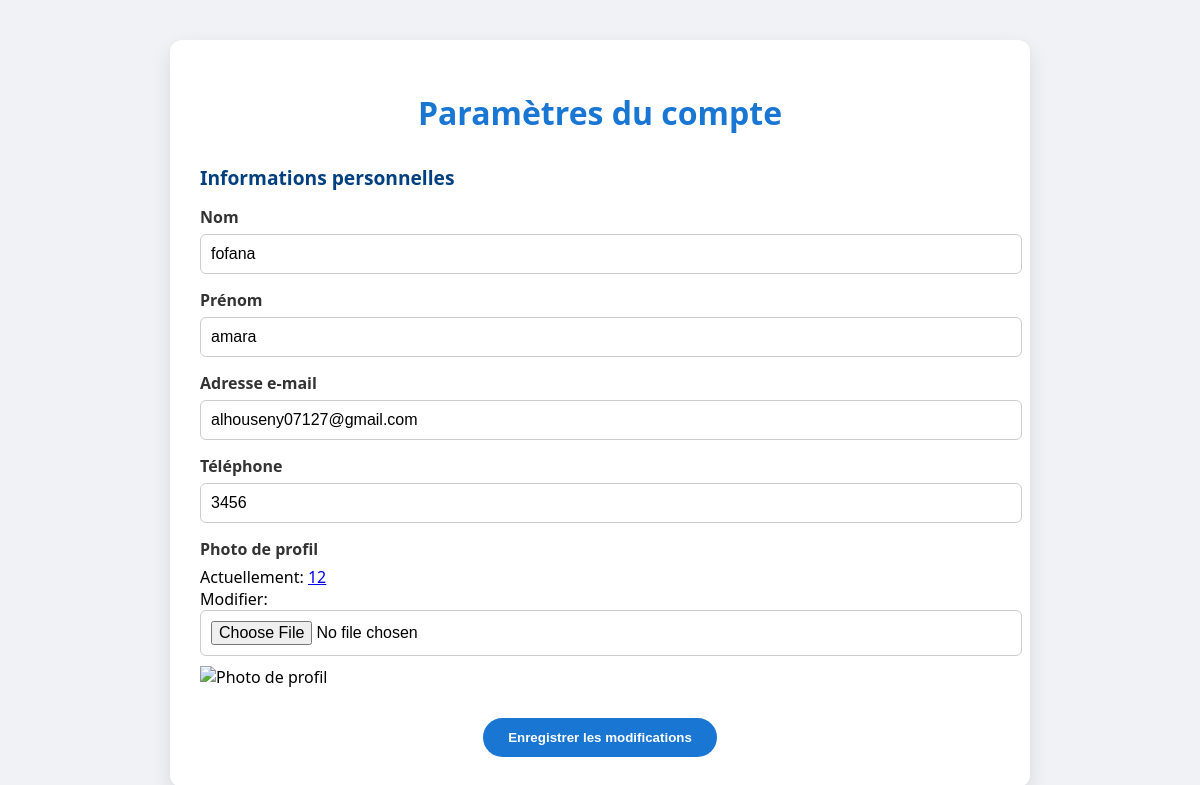
The app's page /modifier_compte/ (signed in) with its own data.
### etudiants/models.py (models this page shows)
class Etudiant(AbstractUser):
    Roles = [
        ('super', 'Super administrateurs'),
        ('admin', 'Administrateur'),
        ('prof', 'Prof'),
        ('etud', 'Etudiant')]
    Departements = [
        ('Economie', 'Economie'),
        ('Dev_comunautaire', 'Dev_comunautaire'),
        ('Droit', 'Droit'),
        ('Latice', 'Latice'),
        ('Divers', 'Divers'),
        ('Remforcement', 'Remforcement des capacités')]
    Licences = [
        ('L1', 'Licence 1'),
        ('L2', 'Licence 2'),
        ('L3', 'Licence 3')]
    Groupes = [
        ('A', 'Groupe A'),
        ('B', 'Groupe B')]
    departement = models.CharField(max_length=100, choices=Departements)
    licence = models.CharField(max_length=2, choices=Licences)
    groupe = models.CharField(max_length=1, choices=Groupes)
    matricule = models.CharField(max_length=50, unique=True)
    photo=models.ImageField()
    date_inscription = models.DateTimeField(auto_now_add=True)
    role = models.CharField(max_length=10, choices=Roles)
    telephone=models.CharField(max_length=18)

### etudiants/views.py (the view)
# urls.py: path("modifier_compte/",views.modifier_compte,name="modification_compte"),
@login_required(login_url='connexion')
def modifier_compte(request):
    etudiant = request.user
    if etudiant.is_authenticated:
        if request.method == "POST":
            form = ModifierCompte(request.POST, request.FILES, instance=etudiant)
            if form.is_valid():
                form.save()
                return redirect("profil")
        else:
            form = ModifierCompte(instance=etudiant)
        return render(request, "etudiants/modifier_compte.html", {"form": form, "etudiant": etudiant})
    else:
        return redirect("deconnection")

### etudiants/forms.py
class ModifierCompte(forms.ModelForm):
    class Meta:
        model = Etudiant
        fields = ["last_name", "first_name", "email", "telephone","photo"]

### etudiants/templates/etudiants/modifier_compte.html (shortened to what this page needs)
{% load static %}
<!DOCTYPE html>
<html lang="fr">
<head>
  <link rel="stylesheet" href="https://cdnjs.cloudflare.com/ajax/libs/font-awesome/6.5.0/css/all.min.css" />
  <link rel="stylesheet" href="{% static 'etudiants/css/modifier_compte.css' %}">
</head>
<body>
 <form class="container" id="paramForm" enctype="multipart/form-data" method="POST">
  <h1>Paramètres du compte</h1>
  <div class="section">
    <h2>Informations personnelles</h2>
    <div class="form-group">
      <label for="{{ form.last_name.id_for_label }}">Nom</label>
      {{ form.last_name }}
    </div>
    <div class="form-group">
      <label for="{{ form.first_name.id_for_label }}">Prénom</label>
      {{ form.first_name }}
    </div>
    <div class="form-group">
      <label for="{{ form.email.id_for_label }}">Adresse e-mail</label>
      {{ form.email }}
    </div>
    <div class="form-group">
      <label for="{{ form.telephone.id_for_label }}">Téléphone</label>
      {{ form.telephone }}
    </div>
    <div class="form-group">
      <label for="{{ form.photo.id_for_label }}">Photo de profil</label>
      {{ form.photo }}
      {% if etudiant.photo %}
        <img src="{{ etudiant.photo.url }}" alt="Photo de profil" style="max-width: 150px; display: block; margin-top: 10px;">
      {% endif %}
    </div>
  </div>
  <button type="submit" class="btn-save">Enregistrer les modifications</button>
</form>
</body>
</html>

### etudiants/static/etudiants/css/modifier_compte.css (style rules this page uses)
body { font-family: 'Segoe UI', sans-serif; background-color: #f0f2f5; margin: 0; padding: 40px; }
.container { max-width: 800px; margin: auto; background-color: #fff; border-radius: 12px; padding: 30px; box-shadow: 0 8px 20px rgba(0, 0, 0, 0.1); }
h1 { color: #1976d2; margin-bottom: 30px; text-align: center; }
.section { margin-bottom: 30px; }
.section h2 { color: #004080; margin-bottom: 15px; font-size: 1.2em; }
.form-group { margin-bottom: 15px; }
label { display: block; font-weight: bold; margin-bottom: 6px; color: #333; }
input[type="text"], input[type="email"], input[type="password"], input[type="file"] { width: 100%; padding: 10px; border: 1px solid #ccc; border-radius: 6px; font-size: 1em; }
.btn-save { background-color: #1976d2; color: #fff; padding: 12px 25px; border: none; border-radius: 25px; font-weight: bold; cursor: pointer; display: block; margin: auto; transition: background-color 0.3s ease; }

### records on screen
Etudiant: last_name "fofana", first_name "amara", email "alhouseny07127@gmail.com", telephone "3456"
